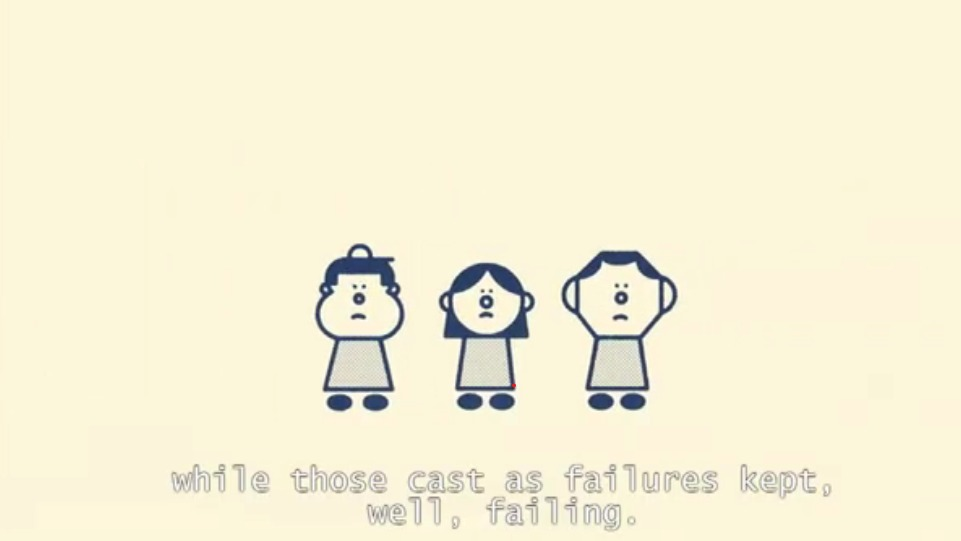
#> input picture frame.jpg, 961 x 541 px
$ python test.py
#> lines starting #> are read from the running program, lines starting #| are printed output that depends on the picture; after the words box and inside, x2 and y2 are one past the last pixel; in counts of white or black regions, pixels touching at a corner belong together
import cv2
import numpy as np

from Helper import Helper


# tuplify
def tup(point):
    return (point[0], point[1]);

# returns true if the two boxes overlap
def overlap(source, target):
    # unpack points
    tl1, br1 = source;
    tl2, br2 = target;

    # checks
    if (tl1[0] >= br2[0] or tl2[0] >= br1[0]):
        return False;
    if (tl1[1] >= br2[1] or tl2[1] >= br1[1]):
        return False;
    return True;

# returns all overlapping boxes
def getAllOverlaps(boxes, bounds, index):
    overlaps = [];
    for a in range(len(boxes)):
        if a != index:
            if overlap(bounds, boxes[a]):
                overlaps.append(a);
    return overlaps;

# Read the frame
frame = cv2.imread('frame.jpg')
#> frame is the input picture: shape (541, 961, 3); mean B, G, R 214.4, 240.7, 245.6
orig = np.copy(frame)


# Get the height and width of the frame
height, width, _ = frame.shape
#> height = 541; width = 961
lower_part_start = int(height * (1 - 20 / 100))
#> lower_part_start = 432

# Convert to grayscale
gray = cv2.cvtColor(frame, cv2.COLOR_BGR2GRAY)
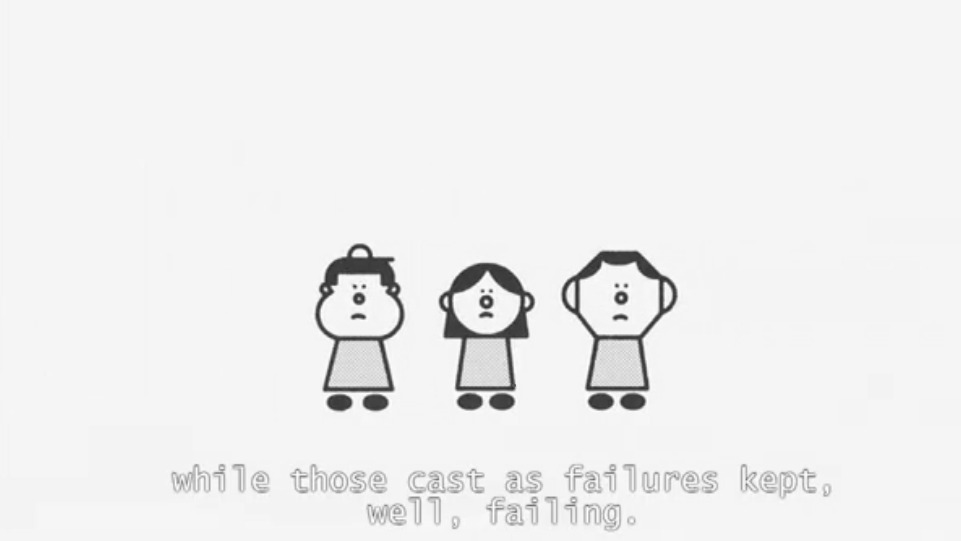
#> gray: shape (541, 961); min 41, max 255, mean 239

kernel_size = 7
# Apply Gaussian blur
blurred = cv2.GaussianBlur(gray, (kernel_size, kernel_size), 0)


# Perform Canny edge detection
edges = cv2.Canny(blurred, 50, 100)
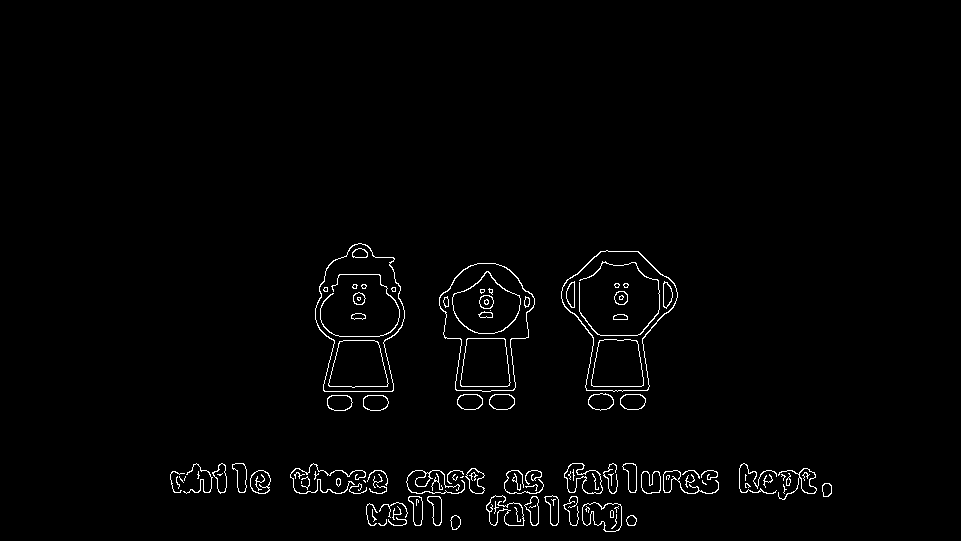
#> edges: shape (541, 961); 1.6% white in thin lines or dots, all inside (x1, y1, x2, y2) = (170, 243, 832, 532)
cv2.imshow('Canny Edges', edges)
cv2.waitKey(0)


# Find contours
contours, hierarchy = cv2.findContours(edges, cv2.RETR_EXTERNAL, cv2.CHAIN_APPROX_SIMPLE)
#> contours = 75 contours, 41 with area under 20; largest, box (x1, y1, x2, y2) and area: (561, 250, 678, 392) 10335, (315, 243, 405, 392) 9694, (439, 263, 535, 392) 8522, (582, 502, 622, 532) 844, (564, 463, 603, 494) 709

# go through the contours and save the box edges
boxes = [] # each element is [[top-left], [bottom-right]];
hierarchy = hierarchy[0]
for component in zip(contours, hierarchy):
    currentContour = component[0]
    currentHierarchy = component[1]
    x,y,w,h = cv2.boundingRect(currentContour)
    if currentHierarchy[3] < 0:
        cv2.rectangle(frame,(x,y),(x+w,y+h),(0,255,0),1)
        boxes.append([[x,y], [x+w, y+h]]);
#> this loop made 75 passes
#> (currentHierarchy, x, y, w, h) on passes 1 to 12: ([1, -1, -1, -1], 378, 519, 9, 7), ([2, 0, -1, -1], 388, 517, 19, 9), ([3, 1, -1, -1], 626, 515, 11, 11), ([4, 2, -1, -1], 450, 515, 11, 15), ([5, 3, -1, -1], 372, 509, 5, 13), ([6, 4, -1, -1], 514, 507, 7, 15), ([7, 5, -1, -1], 392, 506, 10, 14), ([8, 6, -1, -1], 366, 503, 12, 23), ([9, 7, -1, -1], 582, 502, 40, 30), ([10, 8, -1, -1], 379, 502, 29, 16), ([11, 9, -1, -1], 494, 501, 5, 13), ([12, 10, -1, -1], 563, 496, 16, 30)
#> (x, y, w, h) on passes 61 to 66: (603, 463, 15, 31), (564, 463, 39, 31), (290, 463, 76, 31), (232, 463, 15, 30), (212, 463, 15, 31), (183, 463, 30, 31)
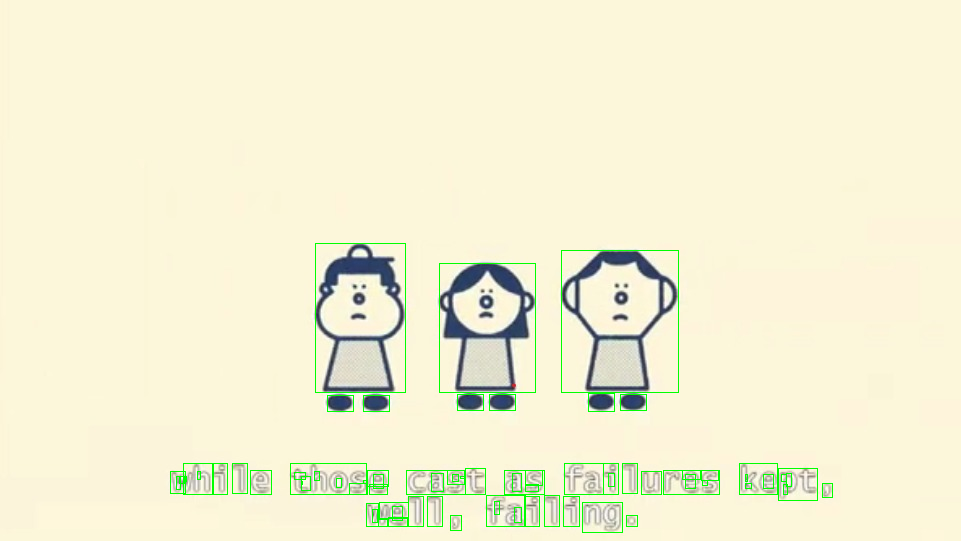
#> frame: shape (541, 961, 3); 1.17% of pixels changed, all inside (x1, y1, x2, y2) = (170, 243, 833, 533)
#> after the loop, boxes = 75 items


def merge_boxes(rectangles, merge_margin_x=10, merge_margin_y=1):
#> called with merge_margin_x = 10, merge_margin_y = 1
    boxes = rectangles.copy()
#> boxes = 75 items

    finished = False;

    while not finished:
        # set end con
        finished = True;

        # loop through boxes
        for index in range(len(boxes)):
            # grab current box
            curr = boxes[index];

            # add margin
            tl = curr[0][:];
            br = curr[1][:];
            tl[0] -= merge_margin_x;
            tl[1] -= merge_margin_y;
            br[0] += merge_margin_x;
            br[1] += merge_margin_y;

            # get matching boxes
            overlaps = getAllOverlaps(boxes, [tl, br], index);

            # check if empty
            if len(overlaps) > 0:
                # combine boxes
                # convert to a contour
                con = [];
                overlaps.append(index);
                for ind in overlaps:
                    tl, br = boxes[ind];
                    con.append([tl]);
                    con.append([br]);
                con = np.array(con);

                # get bounding rect
                x,y,w,h = cv2.boundingRect(con)

                # stop growing
                w -= 1
                h -= 1
                merged = [[x,y], [x+w, y+h]]

                # remove boxes from list
                overlaps.sort(reverse = True);
                for ind in overlaps:
                    del boxes[ind]
                boxes.append(merged)

                # set flag
                finished = False;
                break
#> after the loop, boxes = 15 items

    return boxes

word_boxes = merge_boxes(boxes)
#> word_boxes = 15 items
line_boxes = merge_boxes(word_boxes, merge_margin_x=10, merge_margin_y=0)
#> line_boxes = 15 items

# show final
copy = np.copy(orig);


for box in line_boxes:
    cv2.rectangle(copy, tup(box[0]), tup(box[1]), (0,200,0), 1);
#> this loop made 15 passes
#> box on passes 1 to 12: [[363, 395], [389, 411]], [[327, 395], [353, 411]], [[439, 263], [535, 392]], [[561, 250], [678, 392]], [[315, 243], [405, 392]], [[504, 470], [544, 494]], [[739, 463], [832, 500]], [[406, 468], [485, 494]], [[290, 463], [388, 494]], [[564, 463], [719, 494]], [[170, 463], [271, 494]], [[588, 393], [646, 411]]
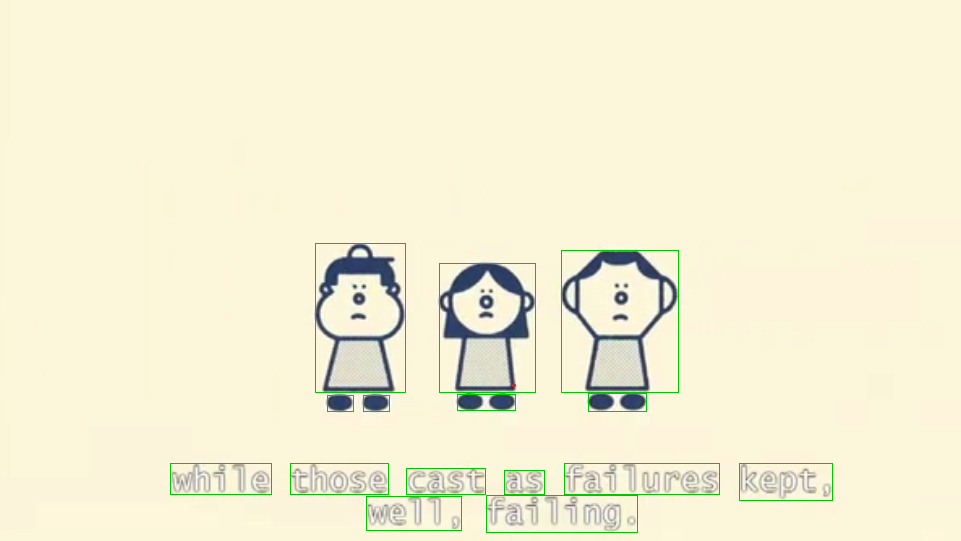
#> copy: shape (541, 961, 3); 0.78% of pixels changed, all inside (x1, y1, x2, y2) = (170, 243, 833, 533)
cv2.imshow("Final", copy);
cv2.waitKey(0);
